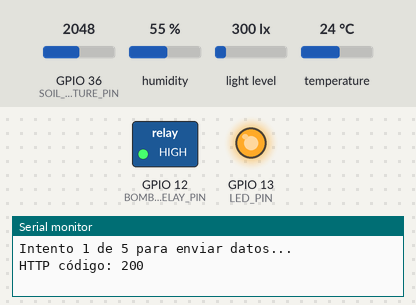
Recording of a program running on a simulated ESP32. Shown: switched loads named in the program (green lamp = pin HIGH), output pins drawn as LEDs (lit = HIGH), the last lines printed to the serial monitor. Inputs (shaded band) come from the test bench; at power-on: GPIO 36 (SOIL_MOISTURE_PIN) = 2048, humidity 55 %, light level 300 lx, temperature 24 °C. WiFi joins after 1.5 s; servers stay silent unless stated; uploads are accepted with an empty reply.

Above: at 7.4 s.
7.5 s: GPIO 36 (SOIL_MOISTURE_PIN) set to 2474
13.2 s: GPIO 36 (SOIL_MOISTURE_PIN) set to 2589
At 19.2 s:
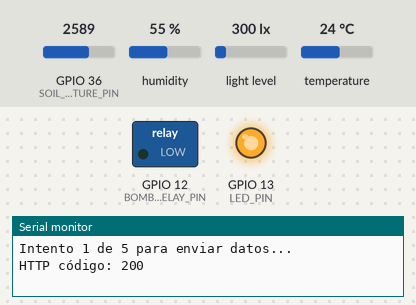
19.5 s: GPIO 36 (SOIL_MOISTURE_PIN) set to 1960
At 25.1 s:
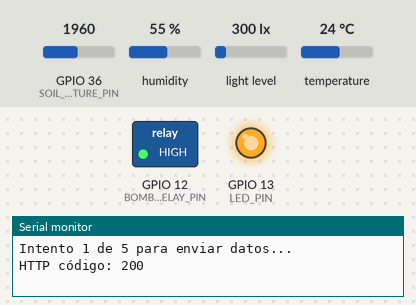
Timing chart, 0 to 26.6 s (numbered marks = the images above; inputs shaded):
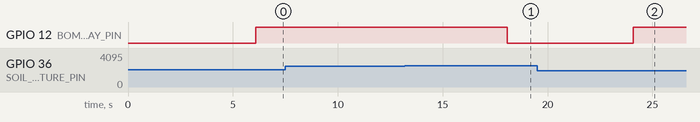

Measured:
- the behaviour switches between 2532 and 2533 on GPIO 36 (SOIL_MOISTURE_PIN) (found by bisection; images 0 and 1)
- after the input at 13.2 s, GPIO 12 (BOMBA_RELAY_PIN): HIGH → LOW after 4.9 s
- after the input at 19.5 s, GPIO 12 (BOMBA_RELAY_PIN): LOW → HIGH after 4.6 s

The program:

main.cpp
```cpp
#include <Arduino.h>
#include <Wire.h>
#include <HTTPClient.h>
#include <WiFi.h>
#include <WiFiClientSecure.h>
#include <esp_timer.h>
#include <math.h>

// Incluir los archivos de cabecera modulares
#include "./sensor/bh1750_sensor.h"
#include "./sensor/am2315c_sensor.h"
#include "./sensor/sen0913_sensor.h"
#include "wifi_manager.h"

// --- Configuración de WiFi ---
const char* WIFI_SSID = "xxxxxx";
const char* WIFI_PASSWORD = "";  // Vacío para WiFi abierta, o usar setup_wifi_wps() para WPS

// --- Configuración del Servidor ---
const char* API_BASE_URL = "https://aeronic.herokuapp.com/api/telemetry/";
const char* API_TOKEN = "xxxxxxxxxxxxxx";

// Certificado raíz (Amazon Root CA 1) para TLS
const char* ROOT_CA = \
"-----BEGIN CERTIFICATE-----\n" \
"xxxxxxxxxxxxxxxx/xxxxxxxxxxxx\n" \
"xxxxxxxxxxxxxxxxxxxxxxx\n" \
"-----END CERTIFICATE-----\n";
WiFiClientSecure client;

// --- Configuración de Hardware ---
const int LED_PIN = 13;
const int SOIL_MOISTURE_PIN = 36;

const int umbral_prc = 50; // Umbral de humedad del suelo en porcentaje para activar alertas o acciones
const int BOMBA_RELAY_PIN = 12; // Pin para controlar una bomba de riego
bool bomba_activa = false; // Estado actual de la bomba: true=encendida, false=apagada

// Patrones LED
enum LedPattern { LED_OFF, LED_SOLID, LED_BLINK_SLOW, LED_BLINK_FAST, LED_BLINK_RESTART };
volatile LedPattern ledPattern = LED_OFF;
bool ledOutputState = false;
unsigned long ledLastToggle = 0;

void setLedPattern(LedPattern p) {
  ledPattern = p;
  if (p == LED_SOLID) {
    digitalWrite(LED_PIN, HIGH);
    ledOutputState = true;
  } else if (p == LED_OFF) {
    digitalWrite(LED_PIN, LOW);
    ledOutputState = false;
  }
  ledLastToggle = millis();
}

void ledService() {
  unsigned long now = millis();
  unsigned long interval = 0;
  switch (ledPattern) {
    case LED_BLINK_SLOW: interval = 500; break;
    case LED_BLINK_FAST: interval = 150; break;
    case LED_BLINK_RESTART: interval = 80; break;
    case LED_SOLID:
      if (!ledOutputState) { digitalWrite(LED_PIN, HIGH); ledOutputState = true; }
      return;
    case LED_OFF:
    default:
      if (ledOutputState) { digitalWrite(LED_PIN, LOW); ledOutputState = false; }
      return;
  }

  if (now - ledLastToggle >= interval) {
    ledOutputState = !ledOutputState;
    digitalWrite(LED_PIN, ledOutputState ? HIGH : LOW);
    ledLastToggle = now;
  }
}

// Intervalo de medición en milisegundos (1 minuto)
unsigned long measurementInterval = 6000;
uint64_t lastMeasurementUs = 0;

// Reinicio periódico preventivo
const unsigned long RESTART_MS = 24UL * 60UL * 60UL * 1000UL;
unsigned long bootMillis = 0;

// Envía el payload con backoff exponencial topado
bool sendWithRetries(const String& fullUrl, const char* payload, int maxRetries = 4, unsigned long initialDelayMs = 10000) {
  int attempt = 0;
  const unsigned long MAX_BACKOFF_MS = 2UL * 60UL * 1000UL; // Tope de 2 minutos

  while (attempt <= maxRetries) {
    // Reconexión WiFi si se perdió la señal
    if (WiFi.status() != WL_CONNECTED) {
      Serial.println("WiFi desconectado. Intentando reconectar...");
      setLedPattern(LED_BLINK_SLOW);
      WiFi.disconnect();
      WiFi.reconnect();

      // Esperar hasta 5 segundos para ver si reconecta antes de abortar el intento
      unsigned long startWait = millis();
      while(WiFi.status() != WL_CONNECTED && millis() - startWait < 5000) {
        ledService();
        delay(100);
      }

      if (WiFi.status() != WL_CONNECTED) {
        Serial.println("Fallo al reconectar WiFi.");
        return false; // Abortar envío, se intentará en el próximo ciclo de medición
      }
      Serial.println("WiFi reconectado exitosamente.");
    }

    Serial.printf("Intento %d de %d para enviar datos...\n", attempt + 1, maxRetries + 1);
    setLedPattern(LED_BLINK_FAST);

    HTTPClient http;
    http.begin(client, fullUrl);
    http.addHeader("Content-Type", "application/json");

    int httpResponseCode = http.POST(payload);

    if (httpResponseCode > 0) {
      Serial.printf("HTTP código: %d\n", httpResponseCode);
      if (httpResponseCode >= 200 && httpResponseCode < 300) {
        http.end();
        setLedPattern(LED_SOLID);
        return true; // Éxito
      }
    } else {
      Serial.printf("Error en POST: %s\n", http.errorToString(httpResponseCode).c_str());
    }
    http.end();

    if (attempt == maxRetries) break; // Si fue el último intento, salir del bucle

    // Calcular backoff exponencial (initialDelayMs * 2^attempt)
    unsigned long waitMs = initialDelayMs * (1 << attempt);
    if (waitMs > MAX_BACKOFF_MS) waitMs = MAX_BACKOFF_MS; // Topar al máximo permitido

    Serial.printf("Reintentando en %lu ms...\n", waitMs);

    // Espera no bloqueante
    unsigned long waited = 0;
    const unsigned long step = 100;
    while (waited < waitMs) {
      ledService();
      delay(step);
      waited += step;
    }
    attempt++;
  }

  Serial.println("Todos los reintentos fallaron. Se descartará este paquete.");
  setLedPattern(LED_BLINK_SLOW);
  return false;
}

void setup() {
  Serial.begin(115200);
  Wire.begin();

  pinMode(LED_PIN, OUTPUT);
  setLedPattern(LED_BLINK_FAST);
  // Inicializar pin de la bomba y asegurar estado apagado
  pinMode(BOMBA_RELAY_PIN, OUTPUT);
  digitalWrite(BOMBA_RELAY_PIN, LOW);

  setup_static_ip("192.168.0.160", "192.168.0.1", "255.255.255.0", "192.168.0.1");
  setup_wifi(WIFI_SSID, WIFI_PASSWORD);
  print_mac_address();
  client.setCACert(ROOT_CA); // Esto le da el "pasaporte" de seguridad a la placa


  bootMillis = millis();

  init_bh1750();
  init_am2315c();
  init_sen0913(SOIL_MOISTURE_PIN);

  set_bh1750_calibration(0.0f, 1.0f);
  set_am2315c_calibration(0.0f, 1.0f, 0.0f, 1.0f);
  set_sen0913_calibration(4095, 1000);

  Serial.println("Inicialización completa. Iniciando mediciones...");
  setLedPattern(LED_SOLID);
}

void loop() {
  ledService();

  if (millis() - bootMillis >= RESTART_MS) {
    Serial.println("Reiniciando por mantenimiento preventivo...");
    setLedPattern(LED_BLINK_RESTART);
    unsigned long waited = 0;
    while (waited < 2000) { ledService(); delay(100); waited += 100; }
    ESP.restart();
  }

  uint64_t nowUs = (uint64_t)esp_timer_get_time();
  if (nowUs - lastMeasurementUs >= (uint64_t)measurementInterval * 1000ULL) {
    lastMeasurementUs = nowUs;

    float lux = read_bh1750_calibrated();
    float temp = 0.0f, hum = 0.0f;
    bool am2315c_success = read_am2315c_calibrated(temp, hum);
    int moisture_raw = read_sen0913();
    int moisture_percent = read_sen0913_percent();

    // Control de la bomba según el umbral
    if (moisture_percent < umbral_prc) {
      bomba_activa = true; // Activar bomba
    } else {
      bomba_activa = false; // Desactivar bomba
    }
    digitalWrite(BOMBA_RELAY_PIN, bomba_activa ? HIGH : LOW);

    // Optimización del Heap usando snprintf y un buffer de char estático
    // --- Nueva versión estilo JSON (como tus compañeros) ---
    String payload = "{\"Luz\":" + String(lux) +
                     ",\"Humedad\":" + String(hum) +
                     ",\"Temperatura\":" + String(temp) +
                     ",\"Suelo_pct\":" + String(moisture_percent) +
                     ",\"bomba\":" + String(bomba_activa ? 1 : 0) + "}";

    Serial.println("--- Nueva Medición (Formato JSON) ---");
    Serial.println(payload);

    String fullUrl = String(API_BASE_URL) + String(API_TOKEN);

    // Llamada a la función de envío (la propia función verifica el WiFi)
    // Cambiamos payloadBuffer por payload.c_str()
    bool sent = sendWithRetries(fullUrl, payload.c_str(), 4, 10000);
    if (!sent) {
      Serial.println("Envío fallido. El dispositivo intentará de nuevo en el próximo ciclo.");
    }
  }
}
```

http_client.cpp
```cpp
#include "http_client.h"
#include <HTTPClient.h>
#include <WiFi.h>

void send_json_to_server(const char* url, const String& json_payload) {
    // Primero verificamos que seguimos conectados al WiFi
    if (WiFi.status() == WL_CONNECTED) {
        HTTPClient http;

        http.begin(url); // Iniciamos la conexión con la URL
        http.addHeader("Content-Type", "application/json"); // Indicamos que enviamos un JSON

        // Hacemos la petición POST
        int httpResponseCode = http.POST(json_payload);

        if (httpResponseCode > 0) {
            Serial.printf("HTTP Response code: %d\n", httpResponseCode);
        } else {
            Serial.printf("Error en la petición HTTP: %s\n", http.errorToString(httpResponseCode).c_str());
        }
        http.end(); // Liberamos los recursos
    } else {
        Serial.println("Error: WiFi desconectado. No se pudo enviar el JSON.");
    }
}
```

http_client.h
```cpp
#ifndef HTTP_CLIENT_H
#define HTTP_CLIENT_H

#include <Arduino.h>

// Función para enviar el JSON mediante HTTP POST a la URL indicada
void send_json_to_server(const char* url, const String& json_payload);

#endif // HTTP_CLIENT_H
```

am2315c_sensor.cpp
```cpp
#include "am2315c_sensor.h"

// Instancia de la biblioteca Adafruit AHTX0
Adafruit_AHTX0 aht;

static float _aht_temp_offset = 0.0f;
static float _aht_temp_scale = 1.0f;
static float _aht_hum_offset = 0.0f;
static float _aht_hum_scale = 1.0f;

void init_am2315c() {
  if (!aht.begin()) {
    Serial.println(F("Error: Failed to find AHT sensor. Check wiring."));
  }
}

bool read_am2315c(float &temperature, float &humidity) {
  sensors_event_t humidity_event, temp_event;
  if (aht.getEvent(&humidity_event, &temp_event)) {
    temperature = temp_event.temperature;
    humidity = humidity_event.relative_humidity;
    return true;
  } else {
    Serial.println(F("Error: Failed to read from AHT sensor."));
    temperature = 0.0f;
    humidity = 0.0f;
    return false;
  }
}

void set_am2315c_calibration(float tempOffset, float tempScale, float humOffset, float humScale) {
  _aht_temp_offset = tempOffset;
  _aht_temp_scale = tempScale;
  _aht_hum_offset = humOffset;
  _aht_hum_scale = humScale;
}

bool read_am2315c_calibrated(float &temperature, float &humidity) {
  if (!read_am2315c(temperature, humidity)) {
    return false;
  }
  temperature = temperature * _aht_temp_scale + _aht_temp_offset;
  humidity = humidity * _aht_hum_scale + _aht_hum_offset;
  return true;
}
```

am2315c_sensor.h
```cpp
#ifndef AM2315C_SENSOR_H
#define AM2315C_SENSOR_H

#include <Adafruit_AHTX0.h>

// Inicializa el sensor AM2315C/AHT.
// Asume que Wire.begin() ya se llamó en setup().
void init_am2315c();

// Lee temperatura y humedad del sensor.
// Devuelve true si la lectura fue exitosa, false en caso contrario.
// Los valores se retornan a través de parámetros por referencia.
bool read_am2315c(float &temperature, float &humidity);

// Establece valores de calibración para temperatura y humedad.
// tempOffset/humOffset son correcciones aditivas.
// tempScale/humScale son ajustes multiplicativos.
void set_am2315c_calibration(float tempOffset, float tempScale, float humOffset, float humScale);

// Lee temperatura y humedad calibradas.
bool read_am2315c_calibrated(float &temperature, float &humidity);

#endif // AM2315C_SENSOR_H
```

bh1750_sensor.cpp
```cpp
#include "bh1750_sensor.h"
#include <Wire.h>

// Instancia de la biblioteca BH1750
BH1750 lightMeter;

static float _bh1750_offset = 0.0f;
static float _bh1750_scale = 1.0f;

void init_bh1750() {
  if (!lightMeter.begin(BH1750::CONTINUOUS_HIGH_RES_MODE)) {
    Serial.println(F("Error: BH1750 initialization failed."));
  }
}

float read_bh1750() {
  float lux = lightMeter.readLightLevel();
  if (lux < 0) {
    Serial.println(F("Error: Failed to read from BH1750 sensor."));
    return 0;
  }
  return lux;
}

void set_bh1750_calibration(float offset, float scale) {
  _bh1750_offset = offset;
  _bh1750_scale = scale;
}

float read_bh1750_calibrated() {
  float rawLux = read_bh1750();
  float calibratedLux = (rawLux + _bh1750_offset) * _bh1750_scale;
  return calibratedLux < 0 ? 0 : calibratedLux;
}
```

bh1750_sensor.h
```cpp
#ifndef BH1750_SENSOR_H
#define BH1750_SENSOR_H

#include <BH1750.h>

// Inicializa el sensor BH1750.
// Asume que Wire.begin() ya se llamó en setup().
void init_bh1750();

// Lee el nivel de luz del sensor BH1750.
// Devuelve el nivel de luz en lux.
float read_bh1750();

// Establece la calibración para el sensor BH1750.
// offset: ajuste aditivo en lux.
// scale: ajuste multiplicativo de ganancia.
void set_bh1750_calibration(float offset, float scale = 1.0f);

// Lee el valor calibrado de luz en lux.
float read_bh1750_calibrated();

#endif // BH1750_SENSOR_H
```

sen0913_sensor.cpp
```cpp
#include "sen0913_sensor.h"

// Variable que guarda el número de pin del sensor
static uint8_t _sen0913_pin = 0;
static int _sen0913_dry_value = 0;
static int _sen0913_wet_value = 4095;

void init_sen0913(uint8_t pin) {
    if (pin != 0) {
        _sen0913_pin = pin;
        pinMode(_sen0913_pin, INPUT);
    } else {
        Serial.println(F("Error: Invalid pin number for SEN0913 sensor."));
    }
}

int read_sen0913() {
    if (_sen0913_pin != 0) {
        return analogRead(_sen0913_pin);
    } else {
        return -1;
    }
}

void set_sen0913_calibration(int dryValue, int wetValue) {
    _sen0913_dry_value = dryValue;
    _sen0913_wet_value = wetValue;
    if (_sen0913_dry_value == _sen0913_wet_value) {
        _sen0913_wet_value = _sen0913_dry_value > 0 ? _sen0913_dry_value - 1 : _sen0913_dry_value + 1;
    }
}

int read_sen0913_percent() {
    int raw = read_sen0913();
    if (raw < 0) {
        return -1;
    }

    int minValue = min(_sen0913_dry_value, _sen0913_wet_value);
    int maxValue = max(_sen0913_dry_value, _sen0913_wet_value);

    if (raw <= minValue) {
        return 0;
    }
    if (raw >= maxValue) {
        return 100;
    }

    float percent = 100.0f * (raw - minValue) / float(maxValue - minValue);
    return constrain(int(percent + 0.5f), 0, 100);
}
```

sen0913_sensor.h
```cpp
#ifndef SEN0913_SENSOR_H
#define SEN0913_SENSOR_H

#include <Arduino.h>

// Inicializa el sensor SEN0913.
// Requiere el número del pin analógico al que está conectado.
void init_sen0913(uint8_t pin);

// Lee el valor bruto del sensor.
// Devuelve un entero, normalmente de un ADC (por ejemplo, 0-4095 en ESP32).
int read_sen0913();

// Establece los valores de calibración de humedad de suelo:
// dryValue: valor ADC cuando el sensor está seco.
// wetValue: valor ADC cuando el sensor está completamente húmedo.
void set_sen0913_calibration(int dryValue, int wetValue);

// Lee el porcentaje de humedad calibrado (0-100).
int read_sen0913_percent();

#endif // SEN0913_SENSOR_H
```

wifi_manager.cpp
```cpp
#include "wifi_manager.h"
#include <WiFi.h>
#include <string.h>

void setup_wifi(const char* ssid, const char* password) {
    Serial.print("Conectando a la red WiFi: ");
    Serial.println(ssid);

    WiFi.mode(WIFI_STA); // Configura el ESP32 como estación (cliente WiFi)
    WiFi.begin(ssid, password);

    while (WiFi.status() != WL_CONNECTED) {
        delay(500);
        Serial.print(".");
    }

    Serial.println("\nWiFi conectado exitosamente.");
    Serial.print("Dirección IP: ");
    Serial.println(WiFi.localIP());
}

bool is_wifi_connected() {
    return WiFi.status() == WL_CONNECTED;
}

void setup_static_ip(const char* ip, const char* gateway, const char* subnet, const char* dns1, const char* dns2) {
    IPAddress staticIP;
    IPAddress gatewayIP;
    IPAddress subnetMask;
    IPAddress dns1IP;
    IPAddress dns2IP;

    staticIP.fromString(ip);
    gatewayIP.fromString(gateway);
    subnetMask.fromString(subnet);
    dns1IP.fromString(dns1);
    if (dns2 != nullptr && strlen(dns2) > 0) dns2IP.fromString(dns2);

    if (dns2 != nullptr && strlen(dns2) > 0) {
        WiFi.config(staticIP, gatewayIP, subnetMask, dns1IP, dns2IP);
    } else {
        WiFi.config(staticIP, gatewayIP, subnetMask, dns1IP);
    }
    Serial.print("IP estática configurada: ");
    Serial.println(ip);
}

void print_mac_address() {
    uint8_t mac[6];
    WiFi.macAddress(mac);

    Serial.print("MAC Address: ");
    for (int i = 0; i < 6; i++) {
        if (mac[i] < 16) Serial.print("0");
        Serial.print(mac[i], HEX);
        if (i < 5) Serial.print(":");
    }
    Serial.println();
}
```

wifi_manager.h
```cpp
#ifndef WIFI_MANAGER_H
#define WIFI_MANAGER_H

#include <Arduino.h>

// Inicializa la conexión WiFi con el SSID y contraseña proporcionados
// Nota: para WiFi abierta, pasar contraseña como cadena vacía ""
void setup_wifi(const char* ssid, const char* password);

// Verifica si el ESP32 está conectado al WiFi (útil para reconexiones)
bool is_wifi_connected();

// Configura una IP estática (debe llamarse ANTES de setup_wifi)
// Ejemplo: setup_static_ip("192.168.1.100", "192.168.1.1", "255.255.255.0", "8.8.8.8", "8.8.4.4");
// dns2 es opcional (pasar nullptr o cadena vacía si no se desea segundo DNS)
void setup_static_ip(const char* ip, const char* gateway, const char* subnet, const char* dns1, const char* dns2 = nullptr);

// Obtiene la dirección MAC del ESP32 (útil para registro en redes universitarias)
void print_mac_address();

#endif // WIFI_MANAGER_H
```
